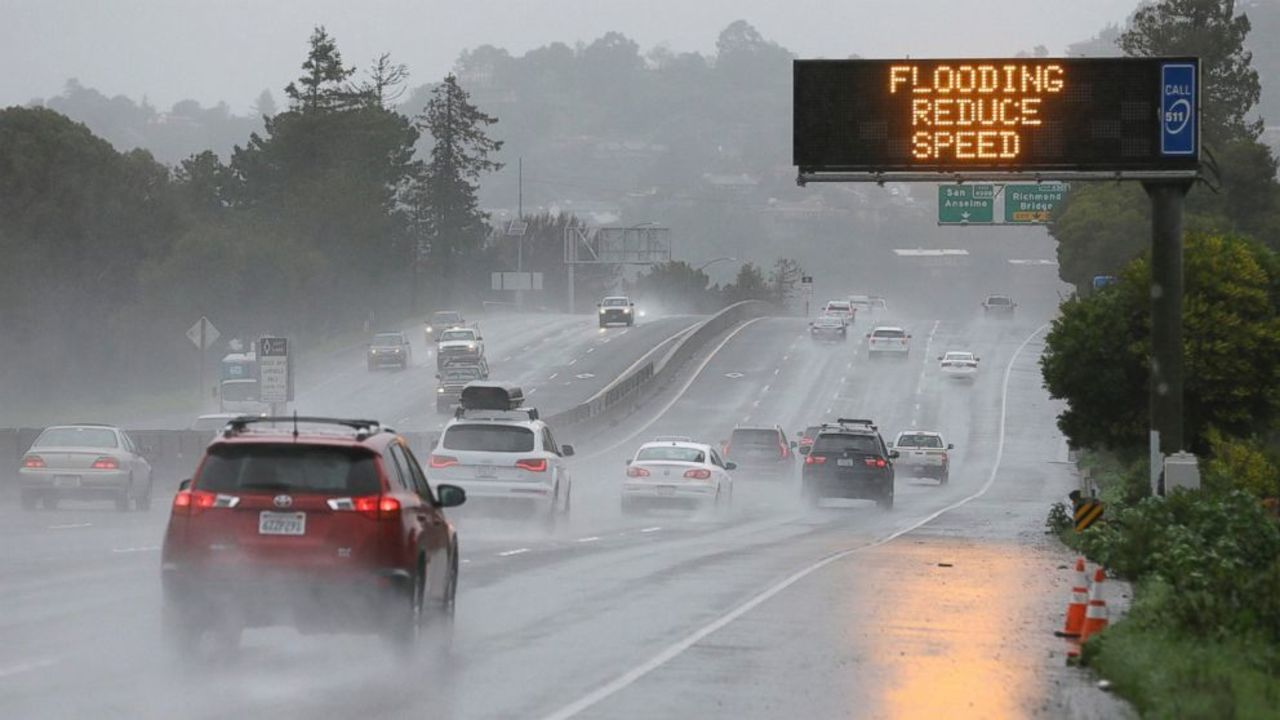
#> input picture data/raw/dawn/images/Fog/Fog/foggy-033.jpg, 1280 x 720 px; its folder holds only this picture in this run
$ python -i presentation.py   (imports and definitions only)
#> lines starting #> are read from the running program, lines starting #| are printed output that depends on the picture
#> further down, picture is the input picture: PIL image 1280x720 RGB; mean R, G, B 132, 131.4, 130.3
"""Presentation, stage data aggregation, and reporting helpers for DIP workbenches."""
import csv
from io import StringIO
import json
import numpy as np
from PIL import Image
from analysis.quality import calculate_quality

TECHNIQUE_GROUPS = (
    ("Illumination correction", "Robust luminance normalization, Gamma correction",
     ("Robust luminance normalization", "Gamma correction"),
     "Adjusts luminance while retaining chroma where the selected method supports it."),
    ("Noise reduction", "Median, Gaussian, bilateral or FFT filtering",
     ("Median denoising", "Gaussian denoising", "Bilateral denoising", "FFT Gaussian low-pass", "Denoising"),
     "Selected from the noise proxy or explicit user settings; texture may also be smoothed."),
    ("Local contrast", "Global histogram equalization or CLAHE",
     ("Global histogram equalization", "CLAHE on luminance"),
     "Redistributes luminance; stronger contrast is not proof of better visibility."),
    ("Dehazing", "Dark-channel-prior atmospheric model",
     ("Dark-channel-prior dehazing",),
     "A classical heuristic selected only by measured evidence or explicit user choice."),
    ("Detail enhancement", "Unsharp masking or bounded Sobel emphasis",
     ("Luminance unsharp mask", "Sobel edge enhancement"),
     "Can emphasize edges, noise or compression artifacts; at most one is normally selected."),
    ("Structural detail analysis", "Sobel and morphology diagnostics",
     ("Sobel edge diagnostic", "Morphological diagnostic"),
     "Auxiliary outputs only; diagnostic images do not replace the traffic photograph."),
)


def photo_stages(result):
    """Return only executed photograph stages; diagnostics stay out of the main path."""
    return [stage for stage in result.get("stages", []) if stage.get("output_kind") != "diagnostic"]


# [85 lines left out: functions conceptual_stage_cards, stage_output_caption, status_text, technique_group_status, stage_metric_rows, stage_impact_data, not called in this run]


def rgb_histograms_32(image):
    """Return 32-bin histograms for R, G, B channels and grayscale luminance."""
    rgb = np.asarray(image.convert("RGB"), dtype=np.uint8)
    gray = np.asarray(image.convert("L"), dtype=np.uint8)
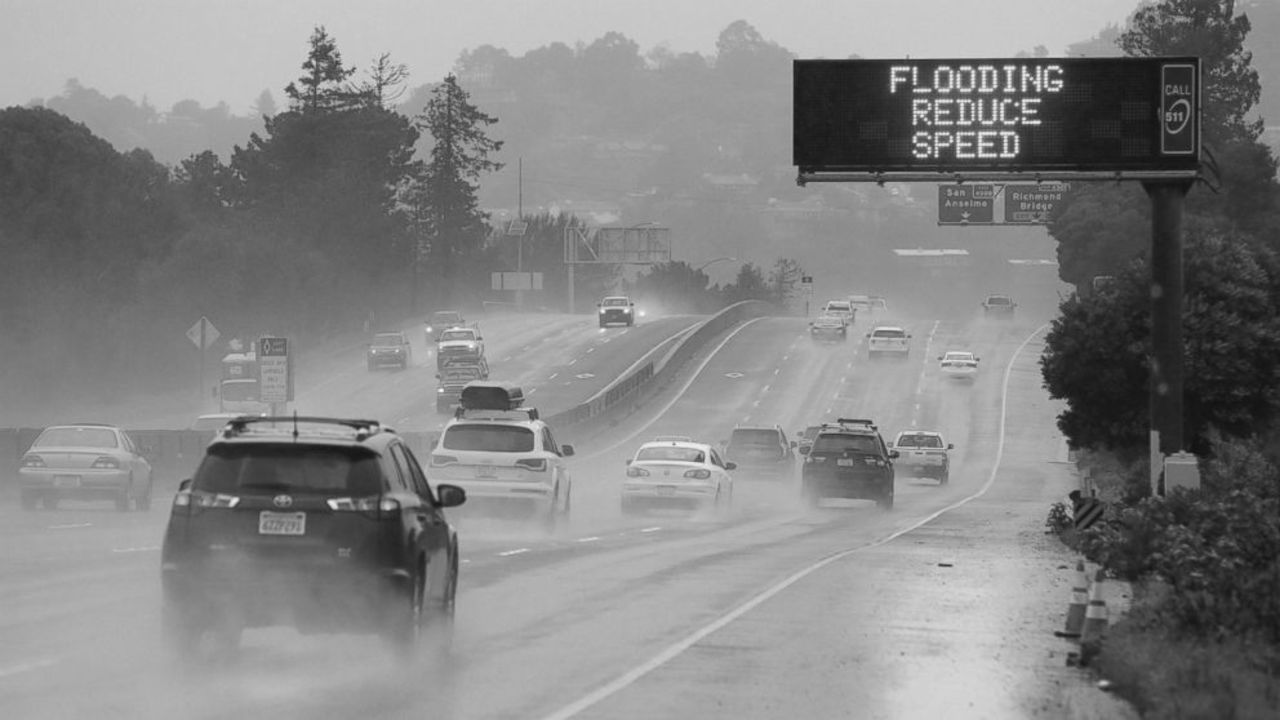
#> gray: shape (720, 1280); min 16, max 253, mean 131.5
    bins = 32
    r_hist, _ = np.histogram(rgb[:, :, 0], bins=bins, range=(0, 256))
#> r_hist = 32 values, max 103689 at index 20, min 0 at index 0, mean 28800
    g_hist, _ = np.histogram(rgb[:, :, 1], bins=bins, range=(0, 256))
#> g_hist = 32 values, max 108069 at index 21, min 0 at index 0, mean 28800
    b_hist, _ = np.histogram(rgb[:, :, 2], bins=bins, range=(0, 256))
#> b_hist = 32 values, max 91488 at index 20, min 5 at index 31, mean 28800
    lum_hist, _ = np.histogram(gray, bins=bins, range=(0, 256))
#> lum_hist = 32 values, max 108453 at index 21, min 0 at index 0, mean 28800
    return {
        "Red": r_hist.astype(int).tolist(),
        "Green": g_hist.astype(int).tolist(),
        "Blue": b_hist.astype(int).tolist(),
        "Luminance": lum_hist.astype(int).tolist(),
    }


# [53 lines left out: functions benchmark_comparison_table, benchmark_csv_bytes, not called in this run]

>>> from PIL import Image
>>> picture = Image.open('../../data/raw/dawn/images/Fog/Fog/foggy-033.jpg')
>>> result = rgb_histograms_32(picture)
#> result = 4 items

$ run again, on data/raw/dawn/images/Fog/Fog/foggy-042.jpg
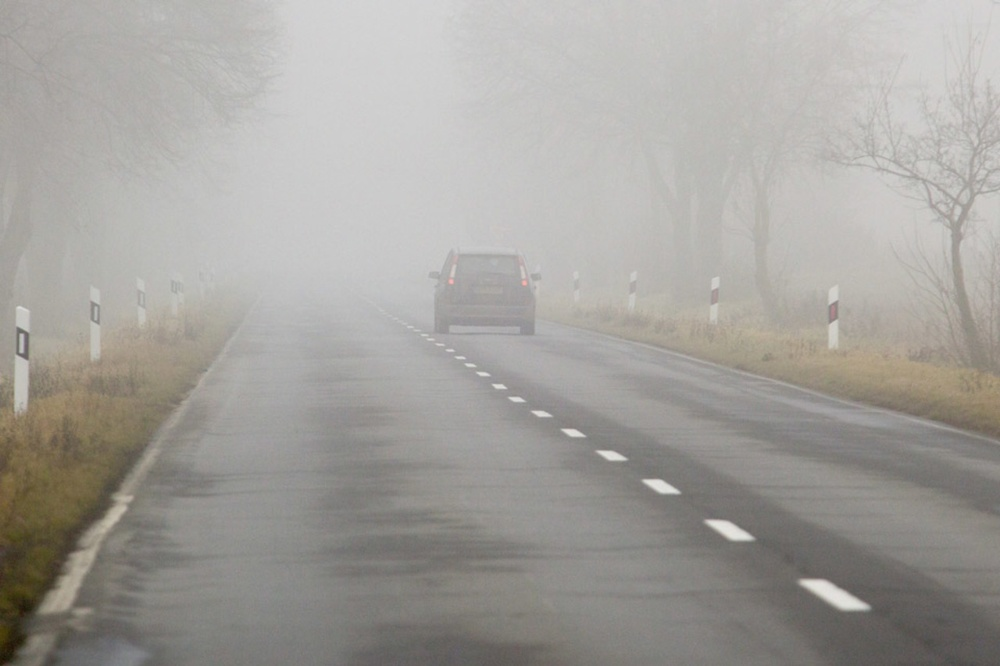
#> input picture data/raw/dawn/images/Fog/Fog/foggy-042.jpg, 1000 x 666 px, shrunk from 1280 x 853 before the run
#> picture is the input picture: PIL image 1000x666 RGB; mean R, G, B 163.5, 160.9, 156.3
#> in rgb_histograms_32, `gray = np.asarray(image.convert("L"), dtype=np.uint8)`:
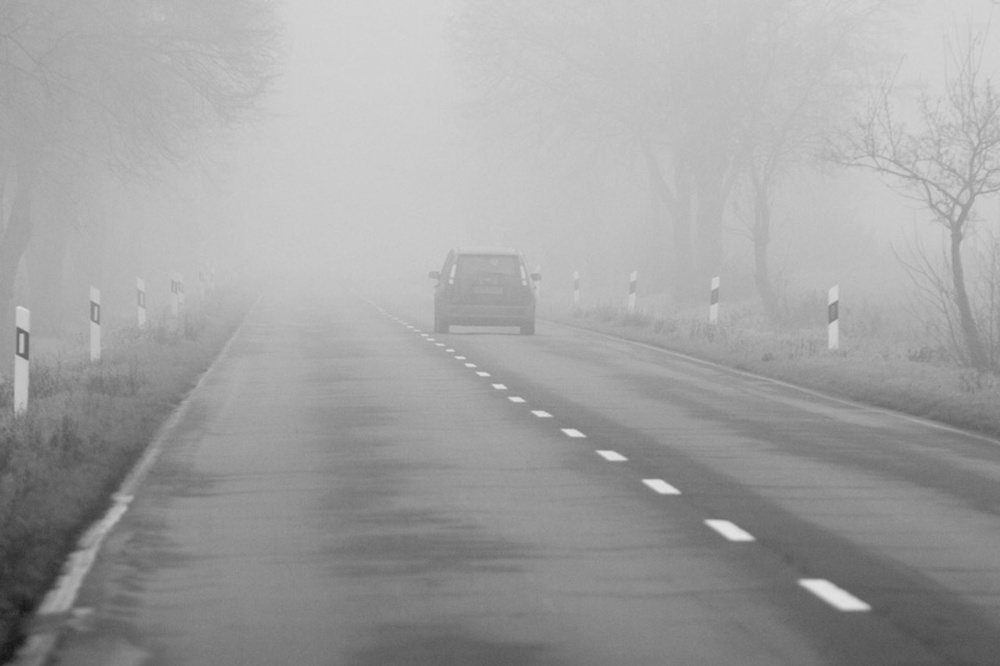
#> gray: shape (666, 1000); min 18, max 227, mean 161.2
#> r_hist = 32 values, max 92349 at index 24, min 0 at index 0, mean 20812.5
#> g_hist = 32 values, max 89529 at index 24, min 0 at index 0, mean 20812.5
#> b_hist = 32 values, max 74346 at index 24, min 0 at index 28, mean 20812.5
#> lum_hist = 32 values, max 88837 at index 24, min 0 at index 0, mean 20812.5
#> result = 4 items
